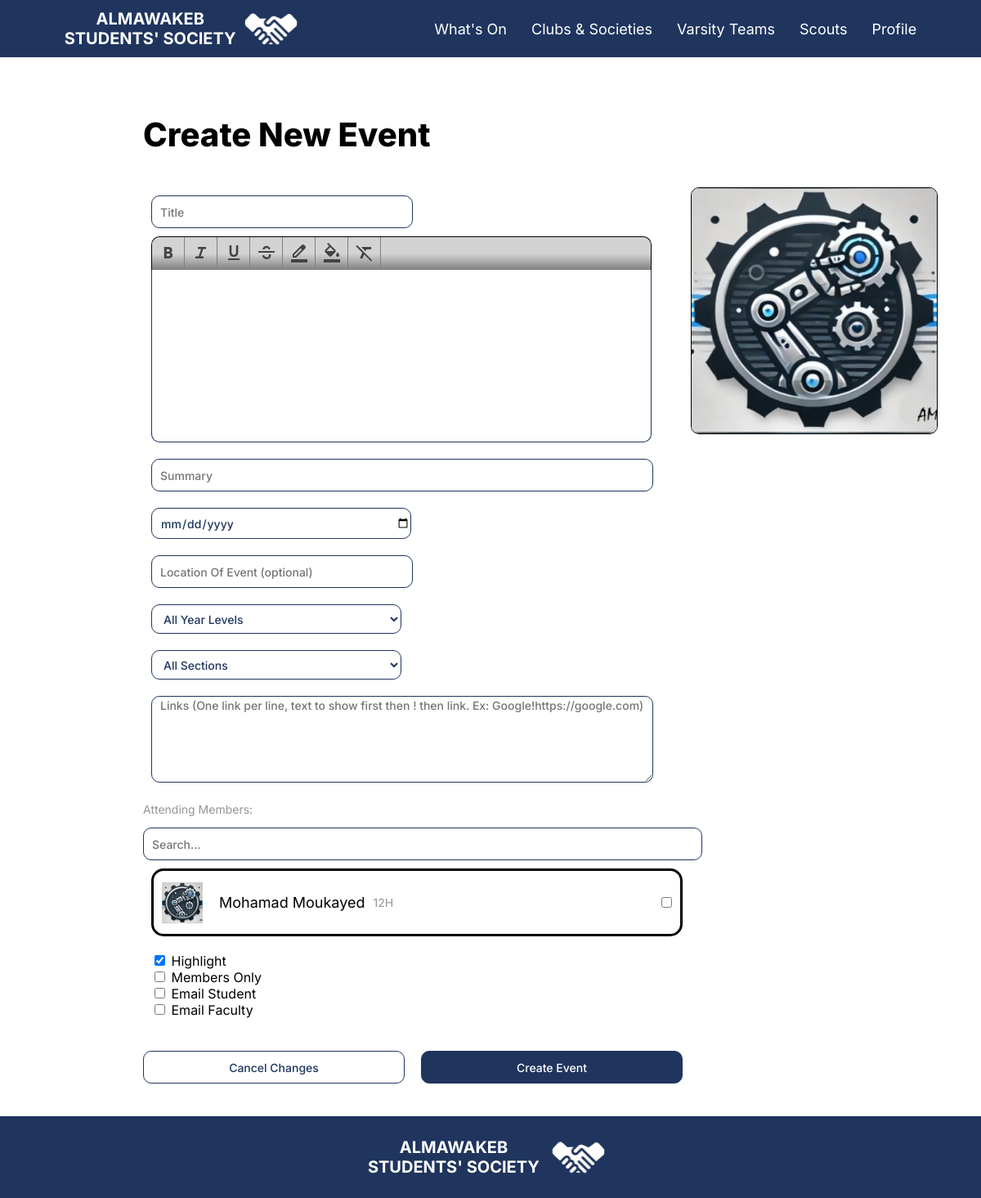
/Create/Event/2 (signed in), run on an earlier commit of the app's database.
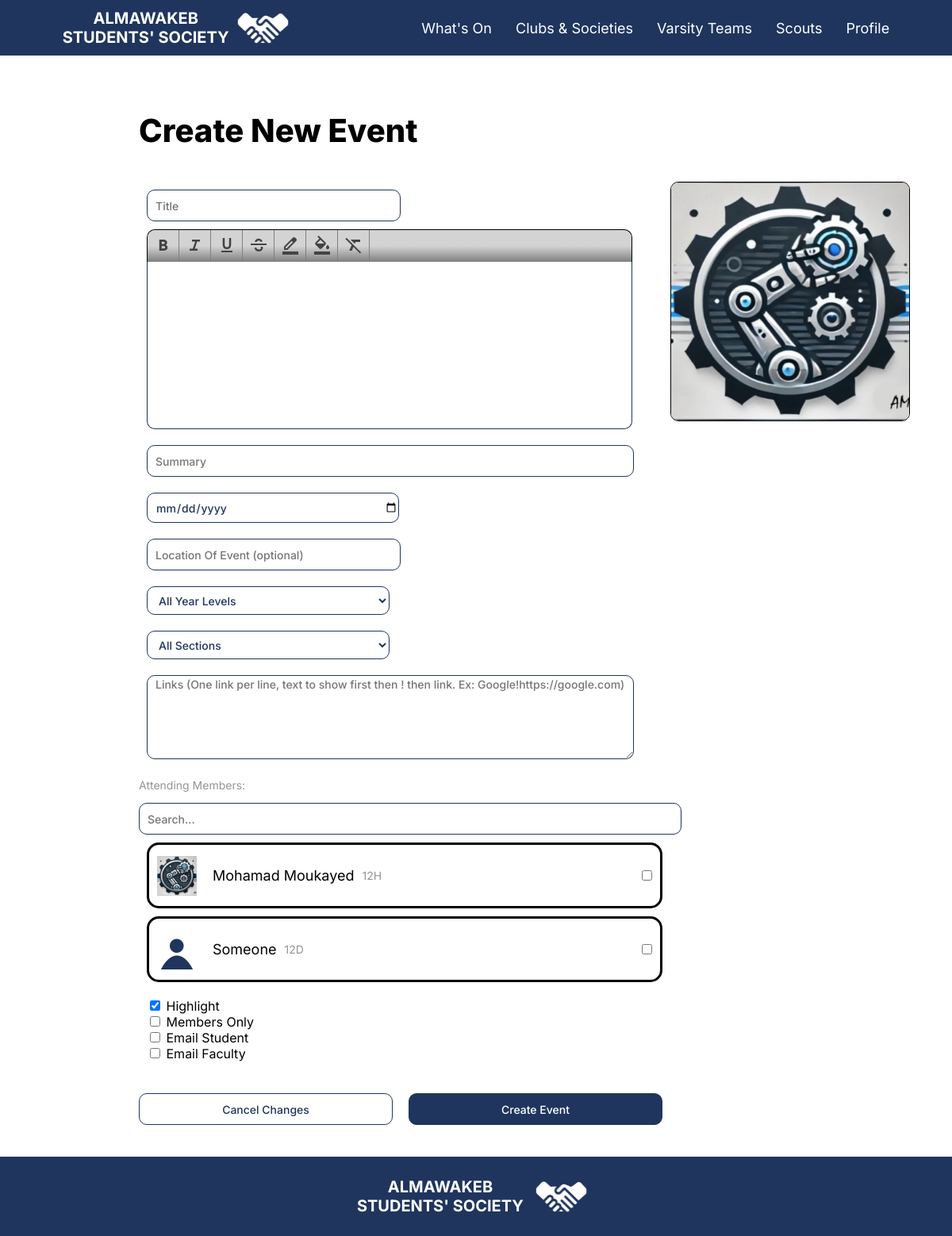
And on a later commit of the database.
### mainapp/models.py (models this page shows, shortened)
class User(AbstractBaseUser, PermissionsMixin):
    name = models.CharField(max_length=255)
    email = models.EmailField(verbose_name="email", max_length=60, unique=True)
    is_admin = models.BooleanField(default=False)
    is_staff = models.BooleanField(default=False)
    is_active = models.BooleanField(default=True)
    associated_student = models.ForeignKey("Student",null=True, blank=True, on_delete=models.CASCADE)
    associated_faculty = models.ForeignKey("Faculty",null=True, blank=True, on_delete=models.CASCADE)
    associated_clubs = models.ManyToManyField("Club", blank=True,related_name="associated_clubs")
    associated_varsities = models.ManyToManyField("Varsity", blank=True,related_name="associated_varsity")
    objects = UserManager()
    USERNAME_FIELD = 'email'
    REQUIRED_FIELDS = ['name']

class Student(models.Model):
    student_db_id = models.CharField(max_length=20, primary_key=True,help_text="Student ID")
    YEAR_CHOICES = [
        ('FR', 'Freshman'),
        ('SO', 'Sophomore'),
        ('JR', 'Junior'),
        ('SR', 'Senior'),
    ]
    SECTION_CHOICES = [
        ('A', 'A'),
        ('B', 'B'),
        ('C', 'C'),
        ('D', 'D'),
        ('E', 'E'),
        ('F', 'F'),
        ('G', 'G'),
        ('H', 'H'),
        ('I', 'I'),
        ('J', 'J'),
    ]
    year_level = models.IntegerField(blank=True, null=True)
    section = models.CharField(max_length=1, choices=SECTION_CHOICES)
    profile_picture = models.ImageField(upload_to='profiles/', null=True, blank=True, default='default-pfp.png')
    about = models.TextField(blank=True,null=True)
    year_level_title = models.CharField(max_length=10, blank=True)

### mainapp/views.py (the view, shortened to what this page needs)
# urls.py: path("Create/Event/<int:club_id>", views.CreateEvent, name="create_event"),
def CreateEvent(request:WSGIRequest, club_id):
    if request.user.associated_clubs is None:
        return HttpResponse("<h1>CLUB ENDPOINT ONLY</h1>")
    club = Club.objects.get(id=club_id)
    if request.method == "GET":
        students = []
        for user in User.objects.all():
            if user.associated_student is not None:
                students.append(user)
        faculty = []
        for user in User.objects.all():
            if user.associated_faculty is not None:
                faculty.append(user)
        return render(request, "create_event.html", {'user': request.user, 'members': students,  'faculties': faculty, 'club':club})

### templates/create_event.html (shortened to what the changed rows need)
{% extends 'Base.html' %}
{% load static %}
{% block content %}
<form method="post" class="profileRow" style="align-items: start;" enctype="multipart/form-data">
    <div style="display: flex; flex-direction: column;">
<div id="attendeefield">
    <div class="container" id="memberGrid">
        {% for member in members %}
        <div class="profileRow" style="border: black 3px solid; border-radius: 15px; padding: 10px; gap: 10px; margin-bottom: 10px;">
            <div style="display: flex; flex-direction: row; align-items: center; gap: 10px;">
            <img class="eventCover" style=" width: 50px; height: 50px; margin-right: 10px;" src="{{ member.associated_student.profile_picture.url }}" alt="pfp">
            <p class="text">{{ member.name }}</p>
            <p class="aboutText">{{ member.associated_student.year_level }}{{ member.associated_student.section }}</p>
            </div>
            <input type="checkbox" class="btn empty" name="{{member.email}}">
        </div>
        {% endfor %}
    </div>
</div>
    </div>
</form>
{% endblock %}

What changed in the data, as far as the page shows it:
added User: associated_student.profile_picture (placeholder picture), name "Someone", associated_student.year_level "12", associated_student.section "D"
